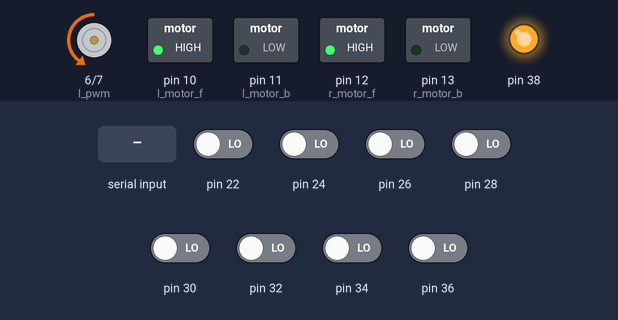
A sketch run on a simulated Arduino Mega 2560, built with avr-gcc and run on an emulated ATmega2560. On the bench: motor-driver pin pairs drawn as motors (green arrow = first pin HIGH = forward, orange = second pin HIGH = backward, longer = more drive), switched loads named in the sketch (green lamp = pin HIGH), output pins drawn as LEDs (lit = HIGH). The inputs (shaded band) are chosen by the test bench; at power-on: pin 22, pin 24, pin 26, pin 28, pin 30, pin 32, pin 34, pin 36 LOW.

Above: at 1.2 s.
1.3 s: "1" received over the second serial link
At 2.4 s:
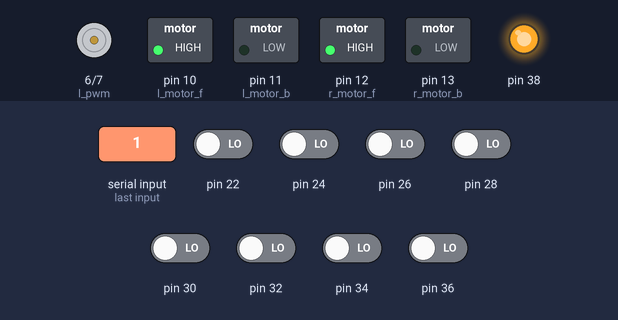
2.8 s: "0" received over the second serial link
At 3.8 s:
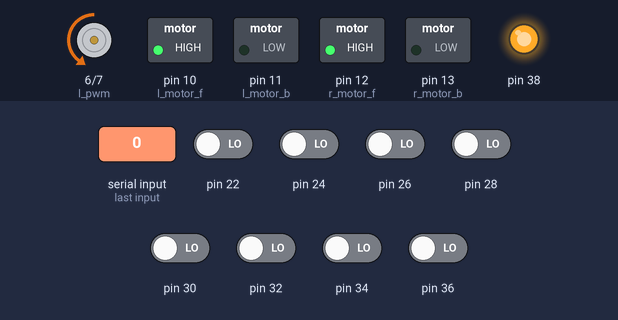
4.6 s: "2" received over the second serial link
At 5.2 s:
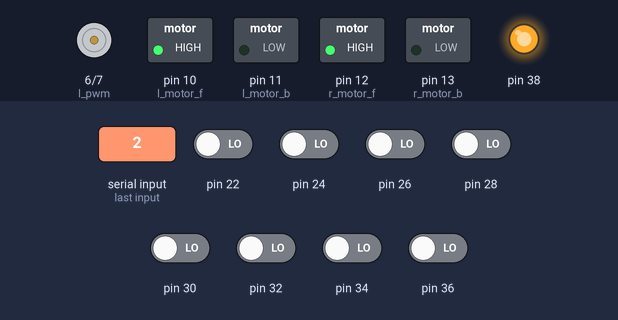
Timing chart, 0 to 7.6 s (numbered marks = the images above; inputs shaded):
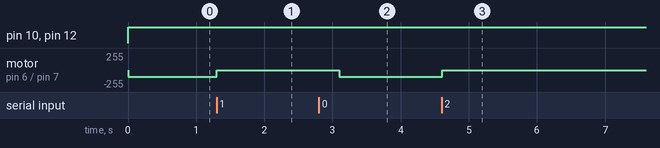

Measured:
- after the input at 1.3 s, motor on pin 6 (l_pwm) / pin 7 (r_pwm): backward 100/255 → stopped at once
- after the input at 2.8 s, motor on pin 6 (l_pwm) / pin 7 (r_pwm): stopped → backward 100/255 after 0.30 s
- after the input at 4.6 s, motor on pin 6 (l_pwm) / pin 7 (r_pwm): backward 100/255 → stopped at once

The sketch:

cybernauts_final_v3.ino
```cpp
#include <digitalWriteFast.h>
#include <QTRSensors.h>
//#include <SoftwareSerial.h>


/*qtrc*/
#define NUM_SENSORS 8
#define TIMEOUT 2500
#define EMITTER_PIN QTR_NO_EMITTER_PIN

int min_c[8] = {550, 443, 354, 265, 280, 354, 503, 282};
int max_c[8] = {1300, 1010, 843, 625, 636, 800, 1144, 1026};
int high = 1000;
int pre_value;

// sensors 0 through 7 are connected to digital pins 3 through 10, respectively
QTRSensorsRC qtrrc((unsigned char[]) {
  22, 24, 26, 28, 30, 32, 34, 36
},
NUM_SENSORS, TIMEOUT, EMITTER_PIN);

unsigned int sensorValues[NUM_SENSORS];

//motor
#define l_motor_f 10
#define l_motor_b 11
#define r_motor_f 12
#define r_motor_b 13
#define l_pwm 6
#define r_pwm 7


//PD control
#define kp .3
#define kd 2.95
#define max_speed 100
#define a_speed 70
#define base_position 3500
int last_error = 0;
int b = 0;
int d = 100;

#define b_high 2000
#define b_low 500


unsigned int position;

boolean j = false;

void setup()
{
  //  Serial.begin(9600);
  Serial1.begin(9600);
  pinMode(38, OUTPUT);
  digitalWrite(38, HIGH);
  pinMode(l_motor_f, OUTPUT);
  pinMode(l_motor_b, OUTPUT);
  pinMode(r_motor_f, OUTPUT);
  pinMode(r_motor_b, OUTPUT);
  pinMode(l_pwm, OUTPUT);
  pinMode(r_pwm, OUTPUT);
}

void loop()
{
  position = readline();
  bluetooth();
  if (sensorValues[0] > b_high && sensorValues[1] > b_high && sensorValues[2] > b_high && sensorValues[3] > b_high && sensorValues[7] < b_high)
  {
    analogWrite(l_pwm, 0);
    analogWrite(r_pwm, 0);
    delay(b);
    //    do
    //    {
    //      motor(l, FORWARD, 0);
    //      motor(r, BACKWARD, 0);
    //      position = readline();
    //    } while (sensorValues[0] > b_low);
    //    motor(l, BACKWARD, max_speed);
    //    motor(r, FORWARD, max_speed);
    digitalWrite(l_motor_f, LOW);
    digitalWrite(l_motor_b, HIGH);
    digitalWrite(r_motor_f, HIGH);
    digitalWrite(r_motor_b, LOW);
    analogWrite(l_pwm, max_speed);
    analogWrite(r_pwm, max_speed);
    delay(d);
    do
    {
      bluetooth();
      position = readline();
    } while (sensorValues[3] < b_high && sensorValues[4] < b_high);
  }
  else
    follow_line(position);
}

void bluetooth()
{
  Serial1.println("running");
  if (Serial1.available() > 0)
  {
    analogWrite( l_pwm, 0);
    analogWrite(r_pwm, 0);
    char a = Serial1.read();
    //    if (a == 'p' || a == 'P')
    //    {
    Serial1.println("stop");
    while (!Serial1.available());
    Serial1.read();
    delay(300);
  }
}


unsigned int readline()
{
  unsigned int pos = 0;
  int sum = 0;
  boolean a = false;
  qtrrc.read(sensorValues);
  for (unsigned char i = 0; i < NUM_SENSORS; i++)
  {
    sensorValues[i] = constrain(sensorValues[i], min_c[i], max_c[i]);
    sensorValues[i] = map(sensorValues[i], min_c[i], max_c[i], 0, 2500);
    if (sensorValues[i] > high)
      a = true;
    pos += (i * 1000 * sensorValues[i]);
    sum += sensorValues[i];
  }
  if (a)
  {
    pos = pos / sum;
    pre_value = pos;
  }
  else
  {
    if (pre_value > 6000)
      pos = (NUM_SENSORS - 1) * 1000;
    else if (pre_value < 1000)
      pos = 0;
    else
      pos = pre_value;
  }
  return pos;
}


void follow_line (unsigned int pos)
{
  digitalWrite(r_motor_b, LOW);
  digitalWrite(l_motor_b, LOW);
  int error = pos - base_position;
  last_error = error;
  int speed_var = kp * error + kd * (error - last_error);
  int var_speed;
  if (speed_var < 0) //left turn
  {
    var_speed = max(0, max_speed + speed_var);
    digitalWrite(r_motor_f, HIGH);
    digitalWrite(l_motor_f, HIGH);
    analogWrite(l_pwm, var_speed);
    analogWrite(r_pwm, max_speed);

  }
  else // right turn
  {
    var_speed = max(0, max_speed - speed_var);
    digitalWrite(r_motor_f, HIGH);
    digitalWrite(l_motor_f, HIGH);
    analogWrite(r_pwm, var_speed);
    analogWrite(l_pwm, max_speed);
  }
}
```
